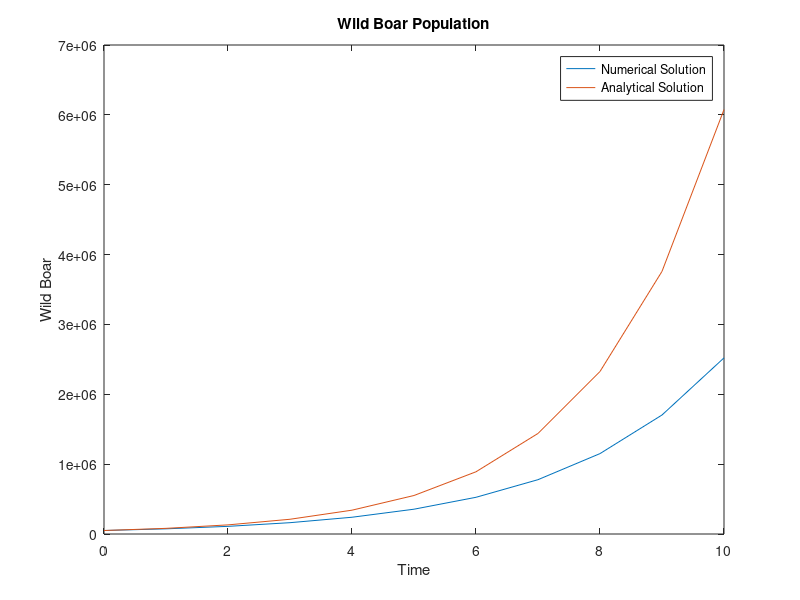

Source code (MATLAB):
clearvars
clc
close all

N_ini = 50e3;
N_t = linspace(0,10,11);
r = 0.48;

%% Numerical Solution
NN = zeros(1,11);
NN(1)= N_ini;
for i=2:length(N_t)
    NN(i) = NN(i-1) + NN(i-1) * r;
end

%% Analytical Solution
AN = N_ini.*exp(r.*N_t) + 1;

%%
figure;
plot(N_t,NN)
hold on
plot(N_t,AN)
title('Wild Boar Population')
xlabel('Time')
ylabel('Wild Boar')
legend('Numerical Solution', 'Analytical Solution')